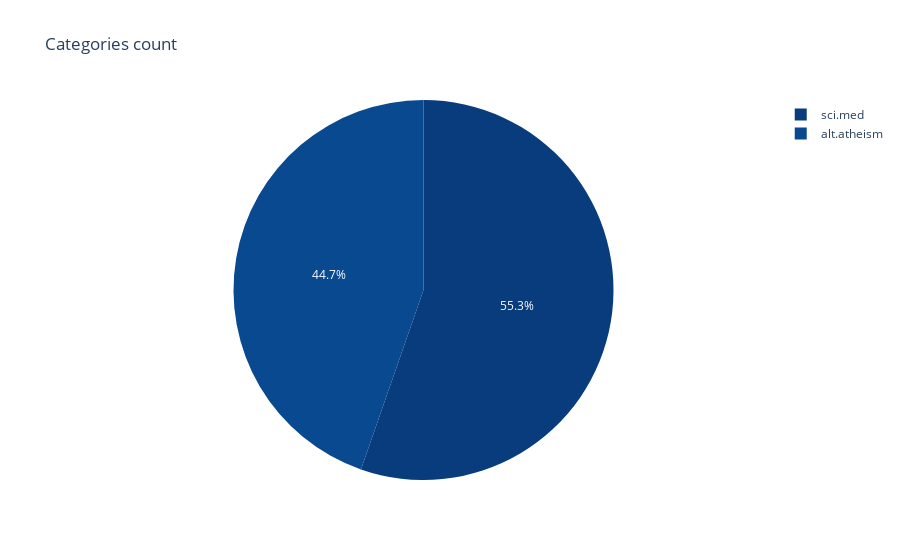

Notebook cell for this chart:
### Markdown cell above
## Categories article count:

### Code cell
fig = px.pie(data_frame=categories_statistics_df, names='category', values='count',
            color_discrete_sequence=get_n_color_palette('Blues', 20, True),
            title='Categories count')
fig.show()

### Figure 1 — Plotly figure (JSON) as saved in the notebook; plotly's stock layout.template omitted (floating-point values rounded to 4 significant figures)
{"data": [{"domain": {"x": [0, 1], "y": [0, 1]}, "hoverlabel": {"namelength": 0}, "hovertemplate": "category=%{label}<br>count=%{value}", "labels": ["sci.med", "alt.atheism"], "legendgroup": "", "name": "", "showlegend": true, "type": "pie", "values": [990, 799]}], "layout": {"autosize": true, "legend": {"tracegroupgap": 0}, "piecolorway": ["#083c7d", "#084990", "#0b559f", "#1561a9", "#1e6db2", "#2b7bba", "#3787c0", "#4493c7", "#539ecd", "#63a8d3", "#75b4d8", "#89bedc", "#9cc9e1", "#abd0e6", "#bad6eb", "#c9ddf0", "#d2e3f3", "#dbe9f6", "#e4eff9", "#eef5fc"], "title": {"text": "Categories count"}}}
